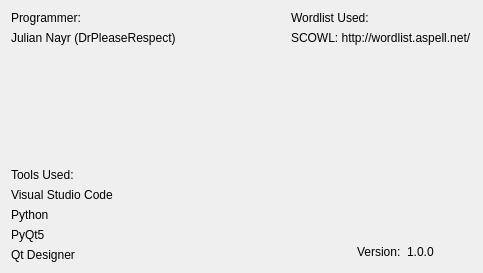
<?xml version="1.0" encoding="UTF-8"?>
<ui version="4.0">
 <class>Dialog</class>
 <widget class="QDialog" name="Dialog">
  <property name="geometry">
   <rect>
    <x>0</x>
    <y>0</y>
    <width>483</width>
    <height>273</height>
   </rect>
  </property>
  <property name="minimumSize">
   <size>
    <width>483</width>
    <height>273</height>
   </size>
  </property>
  <property name="maximumSize">
   <size>
    <width>483</width>
    <height>273</height>
   </size>
  </property>
  <property name="windowTitle">
   <string>About Page</string>
  </property>
  <layout class="QGridLayout" name="gridLayout">
   <item row="0" column="0">
    <layout class="QHBoxLayout" name="horizontalLayout">
     <item>
      <layout class="QVBoxLayout" name="verticalLayout_4">
       <item>
        <layout class="QVBoxLayout" name="verticalLayout_2">
         <item>
          <widget class="QLabel" name="label">
           <property name="text">
            <string>Programmer:</string>
           </property>
          </widget>
         </item>
         <item>
          <widget class="QLabel" name="label_2">
           <property name="text">
            <string>Julian Nayr (DrPleaseRespect)</string>
           </property>
          </widget>
         </item>
        </layout>
       </item>
       <item>
        <spacer name="verticalSpacer">
         <property name="orientation">
          <enum>Qt::Vertical</enum>
         </property>
         <property name="sizeHint" stdset="0">
          <size>
           <width>20</width>
           <height>40</height>
          </size>
         </property>
        </spacer>
       </item>
       <item>
        <layout class="QVBoxLayout" name="verticalLayout_3">
         <item>
          <widget class="QLabel" name="label_5">
           <property name="text">
            <string>Tools Used:</string>
           </property>
          </widget>
         </item>
         <item>
          <widget class="QLabel" name="label_6">
           <property name="text">
            <string>Visual Studio Code</string>
           </property>
          </widget>
         </item>
         <item>
          <widget class="QLabel" name="label_9">
           <property name="text">
            <string>Python</string>
           </property>
          </widget>
         </item>
         <item>
          <widget class="QLabel" name="label_7">
           <property name="text">
            <string>PyQt5</string>
           </property>
          </widget>
         </item>
         <item>
          <widget class="QLabel" name="label_8">
           <property name="text">
            <string>Qt Designer</string>
           </property>
          </widget>
         </item>
        </layout>
       </item>
      </layout>
     </item>
     <item>
      <spacer name="horizontalSpacer">
       <property name="orientation">
        <enum>Qt::Horizontal</enum>
       </property>
       <property name="sizeHint" stdset="0">
        <size>
         <width>40</width>
         <height>20</height>
        </size>
       </property>
      </spacer>
     </item>
     <item>
      <layout class="QVBoxLayout" name="verticalLayout_5">
       <item>
        <layout class="QVBoxLayout" name="verticalLayout">
         <item>
          <widget class="QLabel" name="label_3">
           <property name="text">
            <string>Wordlist Used:</string>
           </property>
          </widget>
         </item>
         <item>
          <widget class="QLabel" name="label_4">
           <property name="text">
            <string>SCOWL: http://wordlist.aspell.net/</string>
           </property>
          </widget>
         </item>
        </layout>
       </item>
       <item>
        <spacer name="verticalSpacer_2">
         <property name="orientation">
          <enum>Qt::Vertical</enum>
         </property>
         <property name="sizeHint" stdset="0">
          <size>
           <width>20</width>
           <height>40</height>
          </size>
         </property>
        </spacer>
       </item>
       <item>
        <layout class="QHBoxLayout" name="horizontalLayout_2">
         <item>
          <spacer name="horizontalSpacer_2">
           <property name="orientation">
            <enum>Qt::Horizontal</enum>
           </property>
           <property name="sizeHint" stdset="0">
            <size>
             <width>40</width>
             <height>20</height>
            </size>
           </property>
          </spacer>
         </item>
         <item>
          <widget class="QLabel" name="label_10">
           <property name="text">
            <string>Version:</string>
           </property>
          </widget>
         </item>
         <item>
          <widget class="QLabel" name="label_11">
           <property name="sizePolicy">
            <sizepolicy hsizetype="Expanding" vsizetype="Preferred">
             <horstretch>0</horstretch>
             <verstretch>0</verstretch>
            </sizepolicy>
           </property>
           <property name="text">
            <string>1.0.0</string>
           </property>
          </widget>
         </item>
        </layout>
       </item>
      </layout>
     </item>
    </layout>
   </item>
  </layout>
 </widget>
 <resources/>
 <connections/>
</ui>
